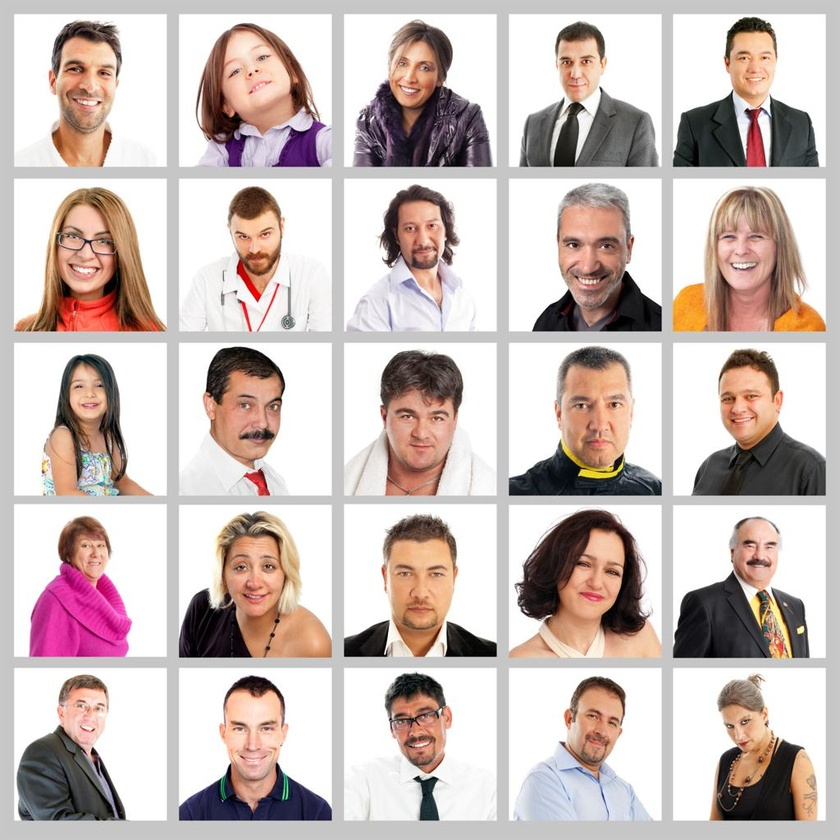
#> input picture exp_38/faces.jpg, 840 x 840 px, shrunk from 1024 x 1024 before the run
$ python code.py
#> lines starting #> are read from the running program, lines starting #| are printed output that depends on the picture
# Your Python code goes here
import cv2
import matplotlib.pyplot as plt

# Read image
image = cv2.imread('faces.jpg')
#> image is the input picture: shape (840, 840, 3); mean B, G, R 184.1, 188.1, 202.1

# Convert BGR to RGB
image_rgb = cv2.cvtColor(image, cv2.COLOR_BGR2RGB)

# Convert to grayscale
gray = cv2.cvtColor(image, cv2.COLOR_BGR2GRAY)
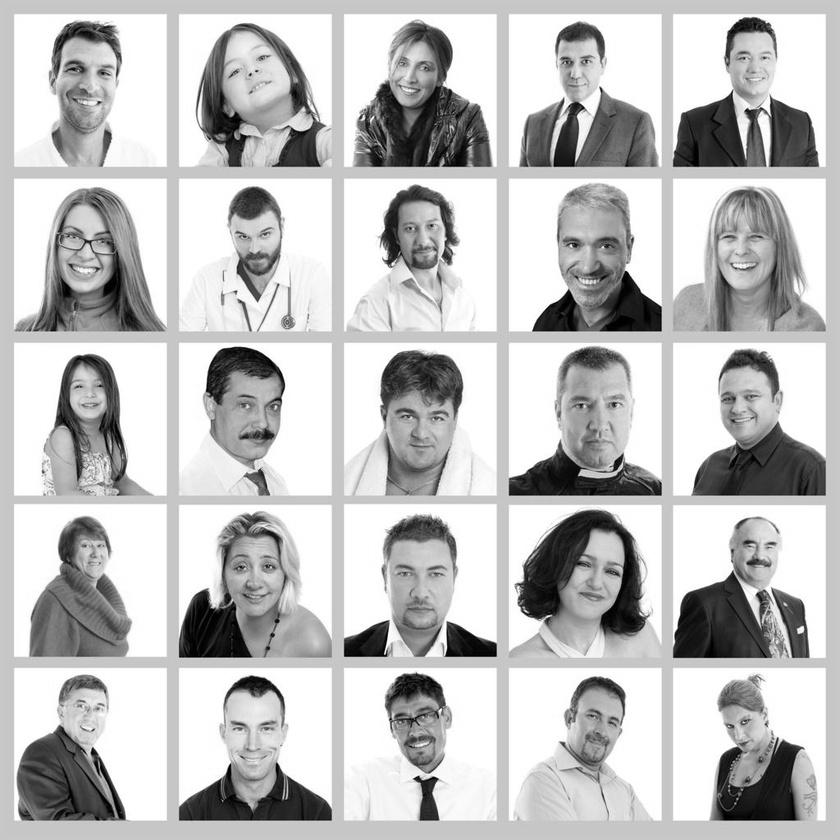
#> gray: shape (840, 840); min 0, max 255, mean 191.8

# Load Haarcascade
face_cascade = cv2.CascadeClassifier(
    cv2.data.haarcascades +
    'haarcascade_frontalface_default.xml'
)

# Detect faces
faces = face_cascade.detectMultiScale(
    gray,
    scaleFactor=1.1,
    minNeighbors=5
)
#> faces = 24 rows, first 6: [77, 533, 34, 34], [725, 35, 58, 58], [62, 367, 53, 53], [547, 39, 59, 59], [384, 44, 58, 58], [215, 697, 78, 78]

# Draw rectangles
for (x, y, w, h) in faces:
    cv2.rectangle(
        image_rgb,
        (x, y),
        (x+w, y+h),
        (255, 0, 0),
        3
    )
#> this loop made 24 passes
#> (x, y, w, h) on passes 1 to 12: (77, 533, 34, 34), (725, 35, 58, 58), (62, 367, 53, 53), (547, 39, 59, 59), (384, 44, 58, 58), (215, 697, 78, 78), (391, 204, 61, 61), (730, 522, 59, 59), (381, 543, 79, 79), (62, 686, 56, 56), (224, 213, 61, 61), (703, 204, 82, 82)
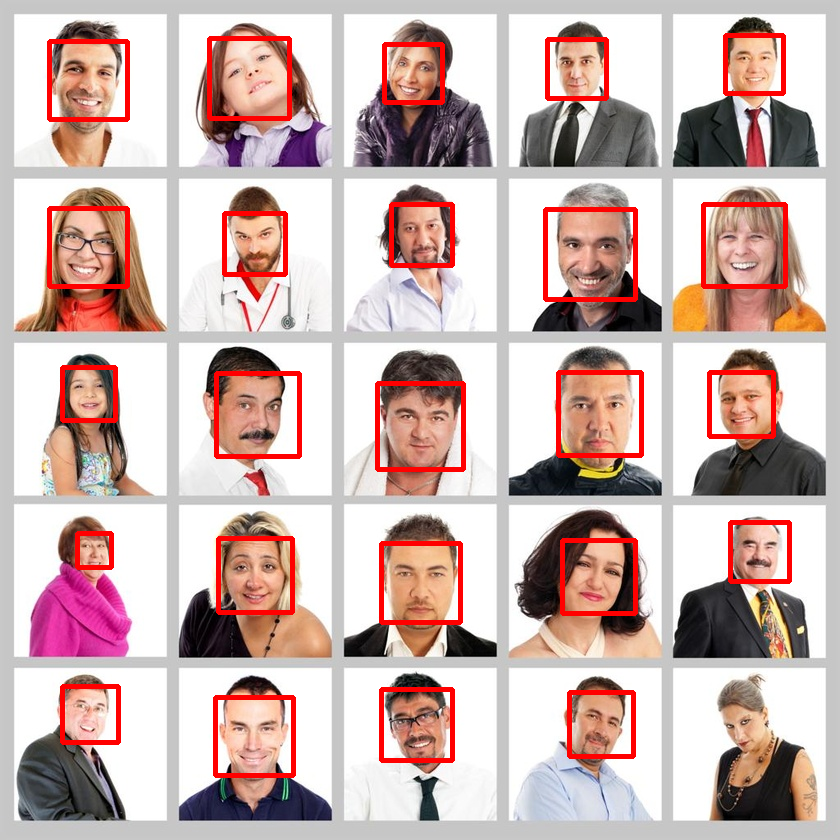
#> image_rgb: shape (840, 840, 3); mean R, G, B 205.1, 180.3, 176.8

# Display
plt.figure(figsize=(8,6))

plt.imshow(image_rgb)
plt.title(f"Faces Count = {len(faces)}")
plt.axis('off')

plt.show()

# Save output
plt.imsave("face_detection_output.png", image_rgb)

print("Number of faces detected:", len(faces))
#| Number of faces detected: 24
